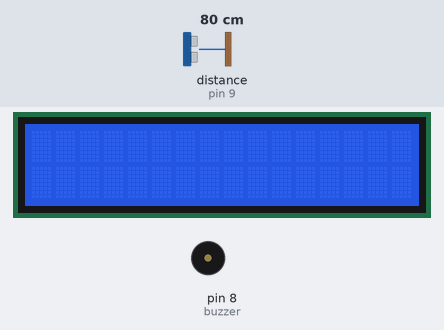
This sketch was run on a simulated Arduino Uno, built with avr-gcc and run on an emulated ATmega328P. On the bench: 16×2 character LCD, buzzer (waves = sounding). Wiring (inferred from the names in the program): ultrasonic range finder: trigger pin 10; echo pin 9. Inputs (shaded band) come from the test bench; at power-on: distance to the obstacle (sensor on pin 9) 80 cm. The echo pulse lasts 58.3 µs per cm.

Above: at 1.2 s.
1.3 s: distance to the obstacle (sensor on pin 9) set to 9 cm
2.8 s: distance to the obstacle (sensor on pin 9) set to 6 cm
At 7.6 s:
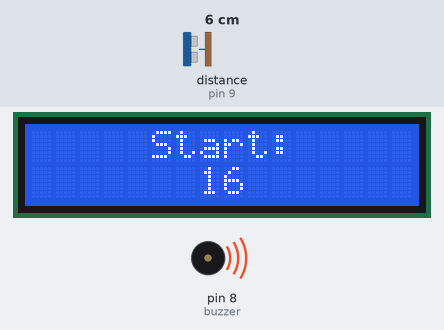
At 23.3 s:
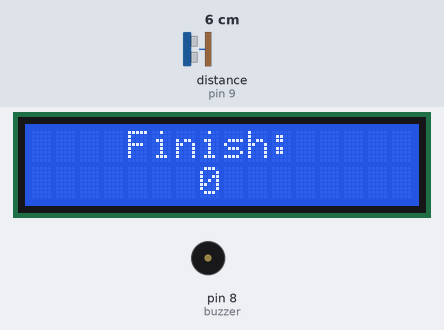
Timing chart, 0 to 48.2 s (numbered marks = the images above; inputs shaded):
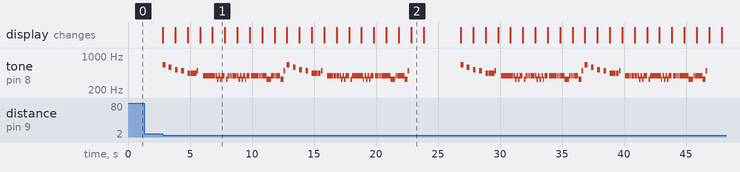

Measured:
- the behaviour switches between 8 and 7 cm on distance to the obstacle (sensor on pin 9) (found by bisection; images 0 and 1)
- after the input at 1.3 s, every drawn part: stays the same
- after the input at 2.8 s, tone on pin 8 (buzzer): plays 659 Hz for 0.23 s, 587 Hz for 0.23 s, 523 Hz for 0.23 s, 494 Hz for 0.23 s, 440 Hz for 0.23 s, 440 Hz for 0.23 s … (204 notes in this stretch), starting at once; the display: first changes at once (image 1 shows a later state)
- what the display in image 1 shows lasts 1.0 s, from 6.8 s to 7.8 s

The sketch:

AIDiW.ino
```cpp
#include <LiquidCrystal.h> // Library for LCD

LiquidCrystal lcd(12, 11, 5, 4, 3, 2);
const int triggerPin = 10; // Setting the uses for these 3 pins on the microcontroller
const int echoPin = 9; // Pin 9 and 10 for motion sensor
const int buzzer = 8; // Pin for piezo
long motionSensor(int triggerPin, int echoPin) // Function for motion sensor functionality
{
  pinMode(triggerPin, OUTPUT);
  digitalWrite(triggerPin, LOW);
  delayMicroseconds(2);
  digitalWrite(triggerPin, HIGH);
  delayMicroseconds(10);
  digitalWrite(triggerPin, LOW);
  pinMode(echoPin, INPUT);
  return pulseIn(echoPin, HIGH);
}

// Function with instructions for what sound to play for each second out of 20 seconds
void notesPerSec(int i){
  if(i == 20 || i == 10){
  // output to piezo, (pin#, sound frequency, duration * 0.9 of note in ms), format
  tone(buzzer, 659, 225);
  delay(500); // Delay after each note in song
  tone(buzzer, 587, 225);
  delay(500);
  noTone(buzzer); // Resets piezo for notes in the next second
  }
  else if(i == 19 || i == 9){
  tone(buzzer, 523, 225);
  delay(500);
  tone(buzzer, 494, 225);
  delay(500);
  noTone(buzzer);
  }
  else if(i == 18 || i == 8){
  tone(buzzer, 440, 225);
  delay(250);
  tone(buzzer, 440, 225);
  delay(250);
  tone(buzzer, 440, 225);
  delay(250);
  tone(buzzer, 494, 113);
  delay(250);
  noTone(buzzer);
  }
  else if(i == 17 || i == 7){
  tone(buzzer, 0, 225);
  delay(250);
  tone(buzzer, 392, 113);
  delay(125);
  tone(buzzer, 392, 113);
  delay(125);
  tone(buzzer, 392, 113);
  delay(125);
  tone(buzzer, 392, 113);
  delay(125);
  tone(buzzer,392 , 225);
  delay(250);
  noTone(buzzer);
  }
  else if(i == 16 || i == 6){
  tone(buzzer, 392, 225);
  delay(250);
  tone(buzzer, 392, 125);
  delay(125);
  tone(buzzer, 330, 113);
  delay(125);
  tone(buzzer, 392, 125);
  delay(125);
  tone(buzzer, 330, 113);
  delay(125);
  tone(buzzer, 392, 250);
  delay(250);
  noTone(buzzer);
  }
  else if(i == 15 || i == 5){
  tone(buzzer, 0, 113);
  delay(125);
  tone(buzzer, 330, 125);
  delay(125);
  tone(buzzer, 392, 113);
  delay(125);
  tone(buzzer, 392, 113);
  delay(125);
  tone(buzzer, 392, 113);
  delay(125);
  tone(buzzer, 392, 113);
  delay(125);
  tone(buzzer, 392, 225);
  delay(250);
  noTone(buzzer);
  }
  else if(i == 14 || i == 4){
  tone(buzzer, 392, 125);
  delay(125);
  tone(buzzer, 330, 113);
  delay(125);
  tone(buzzer, 392, 125);
  delay(125);
  tone(buzzer, 330, 113);
  delay(125);
  tone(buzzer, 392, 125);
  delay(125);
  tone(buzzer, 330, 113);
  delay(125);
  tone(buzzer, 392, 250);
  delay(250);
  noTone(buzzer);
  }
  else if(i == 13 || i == 3){
  tone(buzzer, 0, 113);
  delay(125);
  tone(buzzer, 392, 113);
  delay(125);
  tone(buzzer, 392, 113);
  delay(125);
  tone(buzzer, 392, 113);
  delay(125);
  tone(buzzer, 392, 113);
  delay(125);
  tone(buzzer, 392, 113);
  delay(125);
  tone(buzzer, 392, 113);
  delay(125);
  tone(buzzer, 392, 113);
  delay(125);
  noTone(buzzer);
  }
  else if(i == 12 || i == 2){
  tone(buzzer, 392, 113);
  delay(125);
  tone(buzzer, 392, 113);
  delay(125);
  tone(buzzer, 392, 125);
  delay(125);
  tone(buzzer, 330, 113);
  delay(125);
  tone(buzzer, 330, 225);
  delay(250);
  tone(buzzer, 392, 113);
  delay(125);
  tone(buzzer, 392, 113);
  delay(125);
  noTone(buzzer);
  }
  else if(i == 11 || i == 1){
  tone(buzzer, 392, 113);
  delay(125);
  tone(buzzer, 392, 113);
  delay(125);
  tone(buzzer, 392, 225);
  delay(250);
  tone(buzzer, 330, 225);
  delay(250);
  tone(buzzer, 494, 113);
  delay(125);
  tone(buzzer, 0, 113);
  delay(125);
  noTone(buzzer);
  }
  else{
  tone(buzzer, 0, 900);
  delay(1000);
  noTone(buzzer);
  }
}

void setup() {
  lcd.begin(16, 2); // Sets the LCD’s dimensions
}

void loop() {
  // if motion sensor activates, formula is to set distances where sensor can be activated
  if(0.01723 * motionSensor(triggerPin,echoPin) >= 3 && 0.01723 *
  motionSensor(triggerPin,echoPin)<= 7){
  for(int i = 20; i >= 0; i--){ // Loop for the countdown from 20 to 0
  if(i >= 10){
  lcd.setCursor(5,0);
  lcd.print("Start: "); // Displays text at setCursor position on the LCD
  lcd.setCursor(7,1);
  lcd.print(i,1); // Displays current number at setCursor position on the LCD
  notesPerSec(i); // Calls function to play the notes of the song for that given second
  }
  else{
  if(i == 9){
  lcd.clear(); // Resets LCD for single digits numbers instead of double digit numbers
  lcd.setCursor(5,0);
  lcd.print("Start: ");
  }
  if(i == 0){
  lcd.setCursor(4,0);
  lcd.print("Finish: "); // Changes “Start: “ to “Finish: “
  }
  lcd.setCursor(7,1);
  lcd.print(i,1);
  notesPerSec(i);
  }
  }
  lcd.clear(); // Resets screen
  delay(3000); // 3 second delay before song and countdown can occur again
  }
}
```
